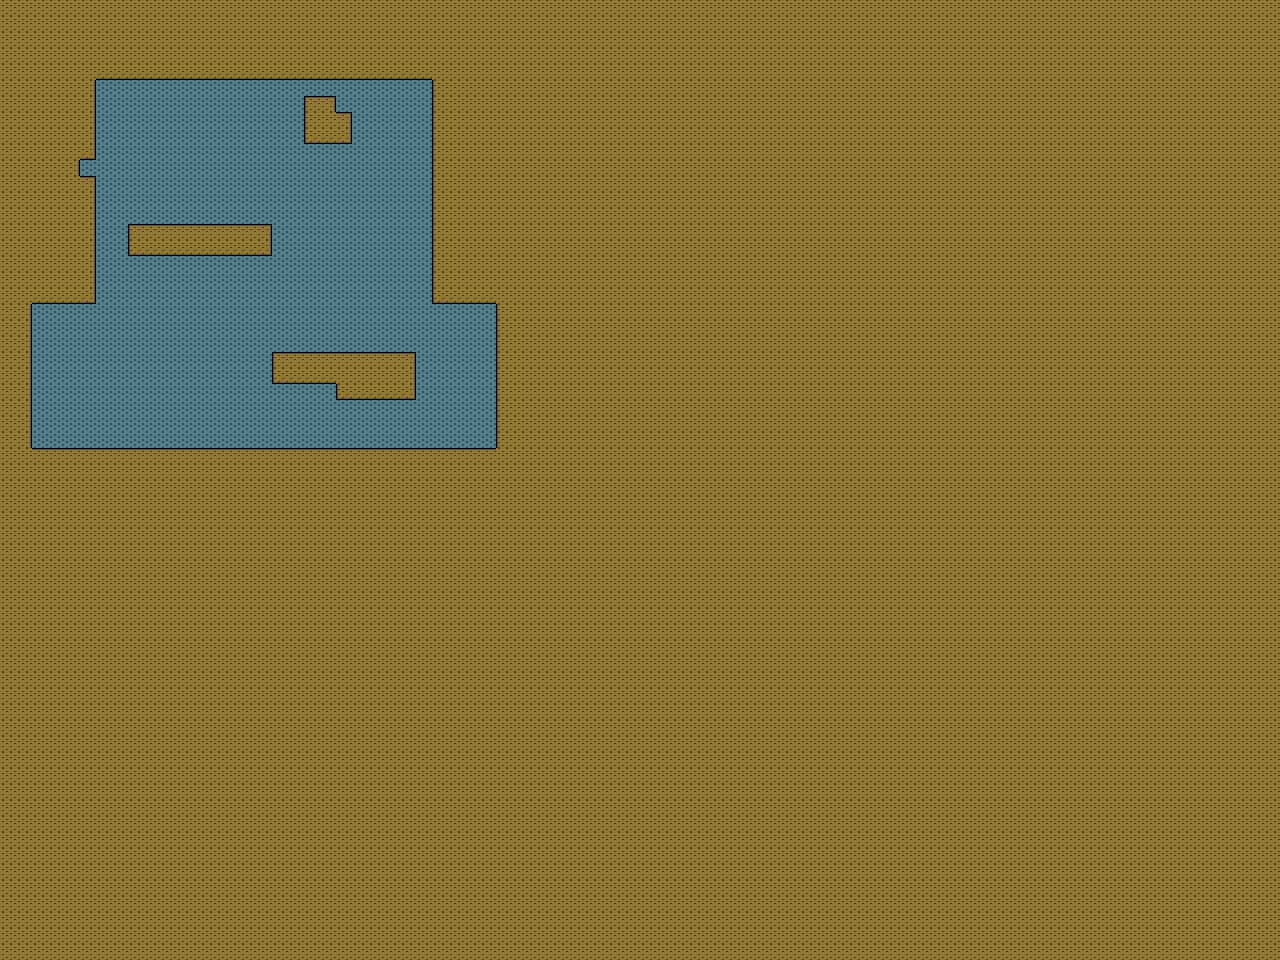

This game map was drawn from its Tiled (.tmx) file and the tilesets committed beside it. A one-line description and the trimmed map source follow:
An orthogonal 80x60 tile map with 16x16 px tiles, 1 tile layer (Tile Layer 1).

<map version="1.0" orientation="orthogonal" renderorder="right-down" width="80" height="60" tilewidth="16" tileheight="16">
 <tileset firstgid="1" source="simple.tsx" />
 <layer name="Tile Layer 1" width="80" height="60">
  <data>[4800 cells, 4800 non-empty, 14 distinct tile ids]</data>
 </layer>
</map>